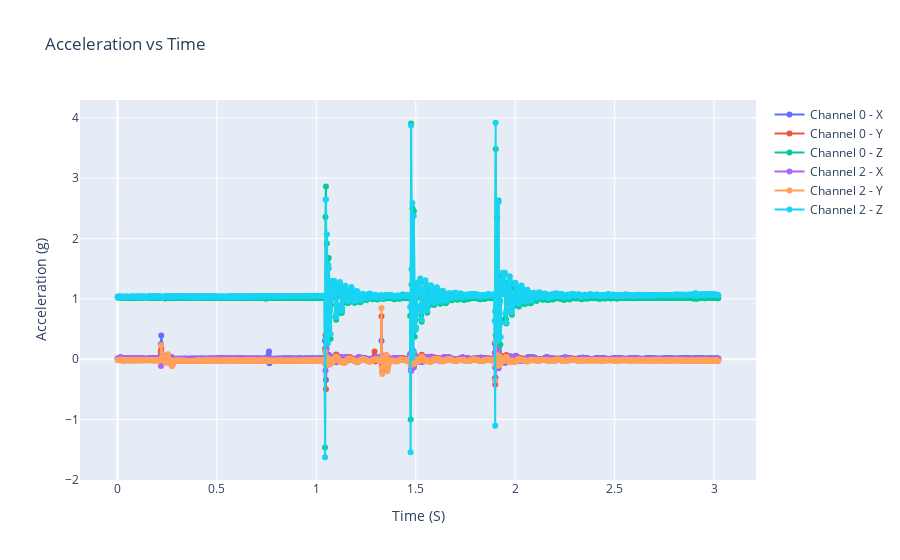

Notebook code cell kept with this figure:
### Code cell
fig = go.Figure()

# Plot all channels on same plot:
for num in channel_numbers:
    plt_df = channel_dfs[num].sort_values('Time_seconds')

    fig.add_trace(go.Scatter(
        x=plt_df["Time_seconds"], 
        y=plt_df["X"],
        mode='lines+markers',
        name=f'Channel {num} - X'
    ))
    fig.add_trace(go.Scatter(
        x=plt_df["Time_seconds"], 
        y=plt_df["Y"],
        mode='lines+markers',
        name=f'Channel {num} - Y'
    ))
    fig.add_trace(go.Scatter(
        x=plt_df["Time_seconds"], 
        y=plt_df["Z"],
        mode='lines+markers',
        name=f'Channel {num} - Z'
    ))
    fig.update_layout(
        title="Acceleration vs Time",
        xaxis_title="Time (S)",
        yaxis_title="Acceleration (g)"
    )
fig.show()

### Figure 1 — Plotly figure (JSON) as saved in the notebook; plotly's stock layout.template omitted (floating-point values rounded to 4 significant figures; data arrays with more than 128 entries replaced by an {"elided": "..."} marker saying what was removed)
{"data": [{"mode": "lines+markers", "name": "Channel 0 - X", "type": "scatter", "x": {"elided": "1289 float values"}, "y": {"elided": "1289 float values"}}, {"mode": "lines+markers", "name": "Channel 0 - Y", "type": "scatter", "x": {"elided": "1289 float values"}, "y": {"elided": "1289 float values"}}, {"mode": "lines+markers", "name": "Channel 0 - Z", "type": "scatter", "x": {"elided": "1289 float values"}, "y": {"elided": "1289 float values"}}, {"mode": "lines+markers", "name": "Channel 2 - X", "type": "scatter", "x": {"elided": "1291 float values"}, "y": {"elided": "1291 float values"}}, {"mode": "lines+markers", "name": "Channel 2 - Y", "type": "scatter", "x": {"elided": "1291 float values"}, "y": {"elided": "1291 float values"}}, {"mode": "lines+markers", "name": "Channel 2 - Z", "type": "scatter", "x": {"elided": "1291 float values"}, "y": {"elided": "1291 float values"}}], "layout": {"title": {"text": "Acceleration vs Time"}, "xaxis": {"title": {"text": "Time (S)"}}, "yaxis": {"title": {"text": "Acceleration (g)"}}}}
